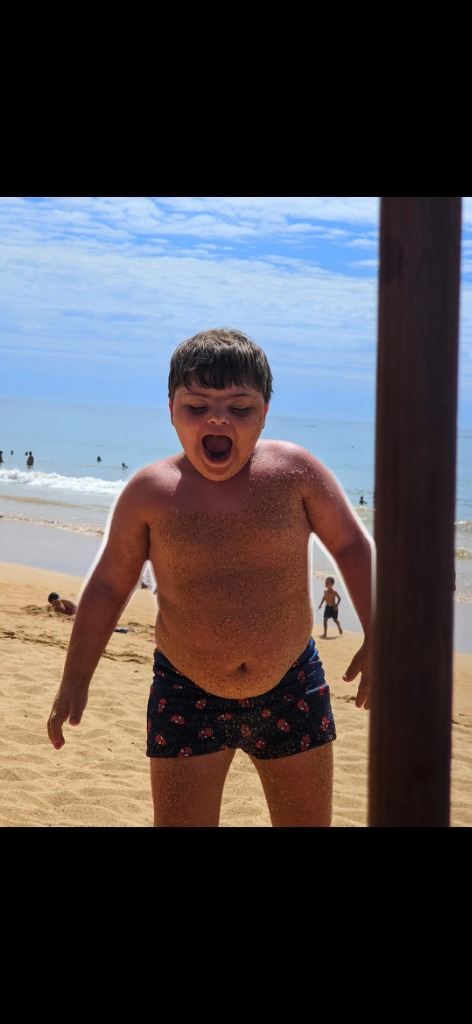
#> input picture dist/baby.jpg, 472 x 1024 px
$ python remove_bg.py dist/baby.jpg
#> lines starting #> are read from the running program, lines starting #| are printed output that depends on the picture; after the words box and inside, x2 and y2 are one past the last pixel; in counts of white or black regions, pixels touching at a corner belong together
import sys
import os
import argparse
from PIL import Image
import numpy as np
from scipy import ndimage

def parse_hex_color(hex_str):
    hex_str = hex_str.lstrip("#")
    if len(hex_str) == 6:
        return [int(hex_str[i:i+2], 16) for i in (0, 2, 4)]
    raise ValueError(f"Formato hexadecimal invalido: {hex_str}")

def auto_detect_bg_color(img_arr, border_width=10):
    """
    Detecta automaticamente a cor de fundo amostrando as bordas da imagem.
    """
    h, w, _ = img_arr.shape
    top = img_arr[:border_width, :]
    bottom = img_arr[-border_width:, :]
    left = img_arr[:, :border_width]
    right = img_arr[:, -border_width:]

    border_pixels = np.concatenate([
        top.reshape(-1, 3),
        bottom.reshape(-1, 3),
        left.reshape(-1, 3),
        right.reshape(-1, 3)
    ], axis=0)

    return np.median(border_pixels, axis=0)

def despill_green(rgb_arr, amount=1.0):
    """
    Remove reflexos esverdeados indesejados nas bordas e vidros (Green Spill Suppression).
    """
    r = rgb_arr[:, :, 0]
    g = rgb_arr[:, :, 1]
    b = rgb_arr[:, :, 2]

    # Media neutra entre canais vermelho e azul
    rb_limit = (r + b) * 0.5
    excess_green = np.maximum(0.0, g - rb_limit)

    new_g = g - (excess_green * amount)
    result = rgb_arr.copy()
    result[:, :, 1] = np.clip(new_g, 0, 255)
    return result

def remove_background(
    input_path: str,
    output_path: str = None,
    mode: str = "auto",       # "chroma_green", "color", "auto"
    target_color = None,
    tolerance: float = 40.0,
    feather: float = 1.0,
    despill: bool = True
):
    """
    Recorta o fundo da imagem e gera PNG com transparencia pura,
    incluindo suporte a materiais transparentes (vidro/PET) via Alpha Matting.
    """
#> called with input_path = 'dist/baby.jpg', mode = 'auto', tolerance = 40, feather = 1, despill = True
    if not os.path.exists(input_path):
        raise FileNotFoundError(f"Arquivo nao encontrado: {input_path}")

    if output_path is None:
        base, _ = os.path.splitext(input_path)
        output_path = f"{base}_sem_fundo.png"

    img = Image.open(input_path).convert("RGB")
#> img is the input picture: PIL image 472x1024 RGB; mean R, G, B 78.3, 73.4, 76.4
    arr = np.array(img, dtype=np.float32)
    h, w, _ = arr.shape
#> h = 1024; w = 472

    # 1. Detectar cor de fundo
    sample_bg = auto_detect_bg_color(arr)
#> sample_bg = [0, 0, 0]
    is_chroma = (mode == "chroma_green") or (
        mode == "auto" and sample_bg[1] > (sample_bg[0] + 35) and sample_bg[1] > (sample_bg[2] + 35)
    )
#> is_chroma = False

    if is_chroma:
        print(f"[+] Modo detectado: CHROMA KEY INTELIGENTE (Tratamento de Plastico/Vidro + Despill)")
        r, g, b = arr[:, :, 0], arr[:, :, 1], arr[:, :, 2]

        # Calculo de dominancia do verde
        green_excess = np.maximum(0.0, g - np.maximum(r, b))

        # Alpha Matting: partes com fundo verde viram transparentes de forma proporcional,
        # tornando vidros e plasticos translúcidos reais em vez de opacos manchados
        min_thresh = 12.0
        max_thresh = 95.0
        alpha_float = 1.0 - np.clip((green_excess - min_thresh) / (max_thresh - min_thresh), 0.0, 1.0)

        # Suavizacao sutil se desejada
        if feather > 0:
            alpha_float = ndimage.gaussian_filter(alpha_float, sigma=feather * 0.5)

        alpha = np.clip(alpha_float * 255.0, 0, 255.0)

        # Aplicar despill para neutralizar qualquer vazamento verde no plastico
        clean_rgb = arr.copy()
        if despill:
            clean_rgb = despill_green(clean_rgb, amount=1.0)

    else:
        # Modo por Cor Solida Especifica ou Auto-Detectada
        if target_color is not None:
            if isinstance(target_color, str):
                bg_color = np.array(parse_hex_color(target_color), dtype=np.float32)
            else:
                bg_color = np.array(target_color, dtype=np.float32)
            print(f"[+] Usando cor alvo definida: {bg_color.astype(int).tolist()}")
        else:
            bg_color = sample_bg
#> bg_color = [0, 0, 0]
            print(f"[+] Cor de fundo detectada: {bg_color.astype(int).tolist()}")
#| [+] Cor de fundo detectada: [0, 0, 0]

        dist = np.linalg.norm(arr - bg_color, axis=-1)
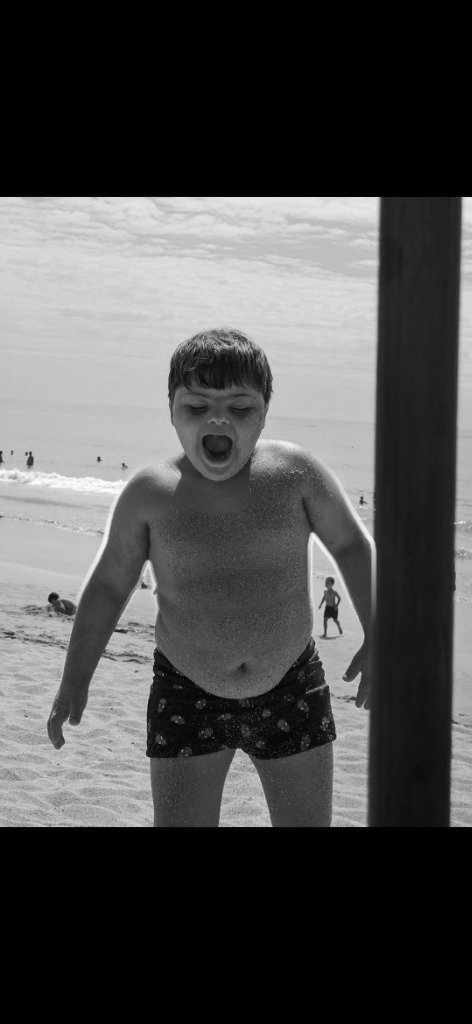
#> dist: shape (1024, 472) float32; min 0, max 438.2, mean 134.8; drawn with min black and max white
        bg_candidate = dist < tolerance
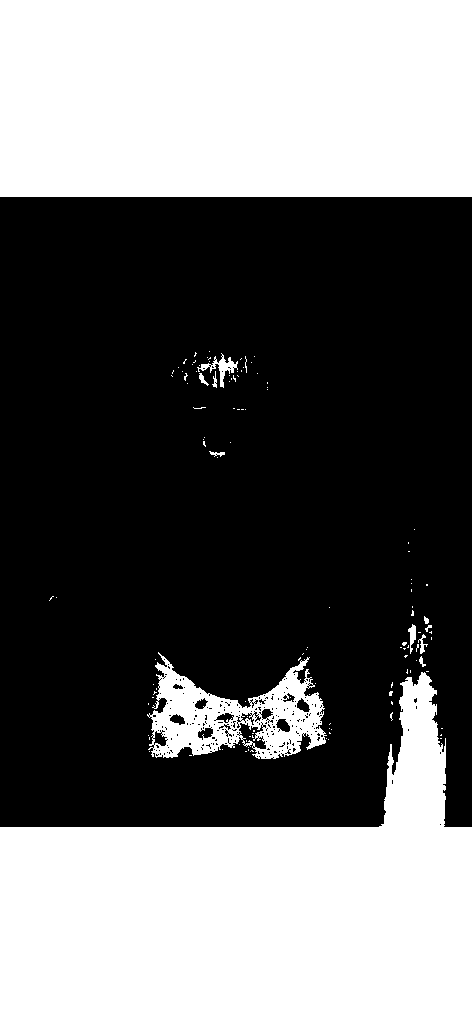
#> bg_candidate: shape (1024, 472) bool; 42% white; 122 white regions (110 under 20 px), largest, box (x1, y1, x2, y2) and area: (0, 672, 472, 1024) 99907, (0, 0, 472, 197) 92984, (147, 652, 327, 759) 8912

        # Conectar apenas o fundo que toca as bordas
        labeled, num_features = ndimage.label(bg_candidate)
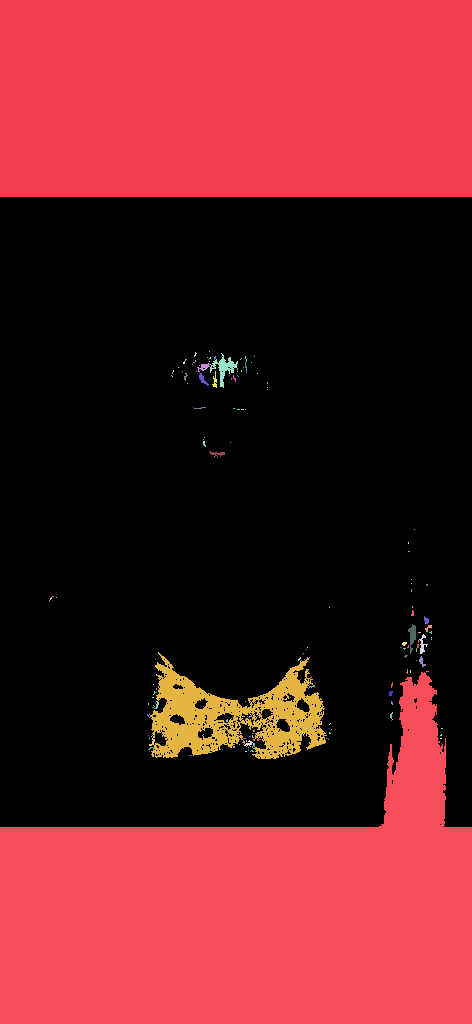
#> labeled: shape (1024, 472) int32; 199 distinct labels, from 0 to 198; one colour per label, 0 black
#> num_features = 198
        border_mask = np.zeros((h, w), dtype=bool)
        border_mask[0, :] = True
        border_mask[-1, :] = True
        border_mask[:, 0] = True
        border_mask[:, -1] = True

        border_labels = set(np.unique(labeled[border_mask]))
#> border_labels = 3 items
        border_labels.discard(0)
        bg_mask = np.isin(labeled, list(border_labels))
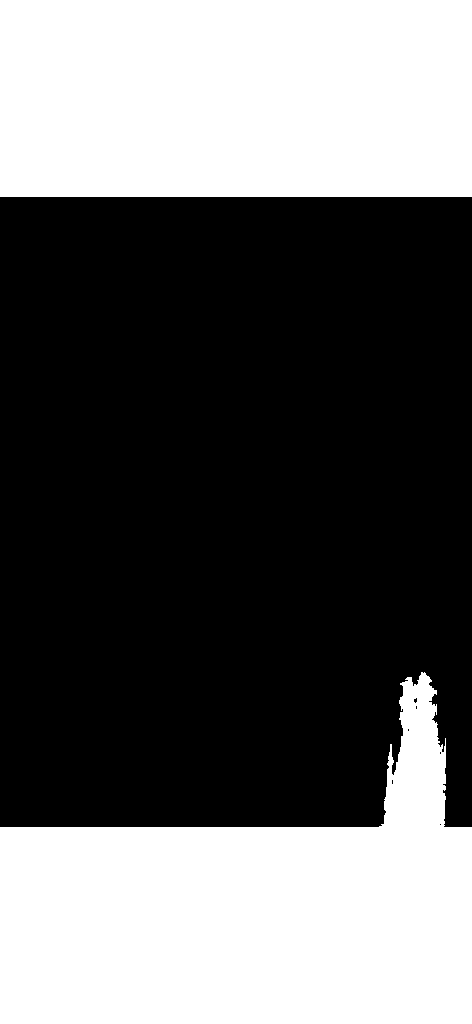
#> bg_mask: shape (1024, 472) bool; 39.9% white; 2 white regions, box (x1, y1, x2, y2) and area: (0, 672, 472, 1024) 99906, (0, 0, 472, 197) 92984

        fg_mask = (~bg_mask).astype(np.float32)
        if feather > 0:
            fg_mask = ndimage.gaussian_filter(fg_mask, sigma=feather)
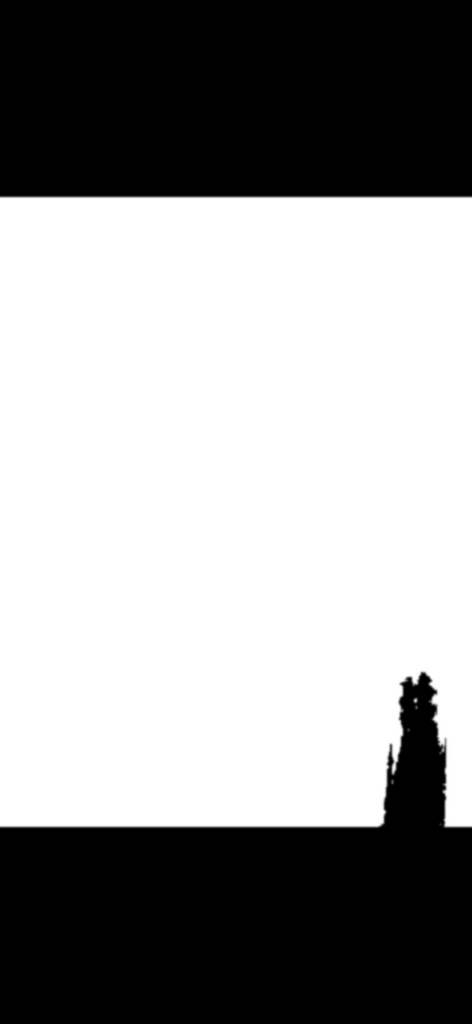
#> fg_mask: shape (1024, 472) float32; min 0, max 1, mean 0.601
        alpha = np.clip(fg_mask * 255.0, 0, 255.0)
        clean_rgb = arr.copy()

    # Criar e salvar imagem RGBA
    rgba_arr = np.dstack([clean_rgb.astype(np.uint8), alpha.astype(np.uint8)])
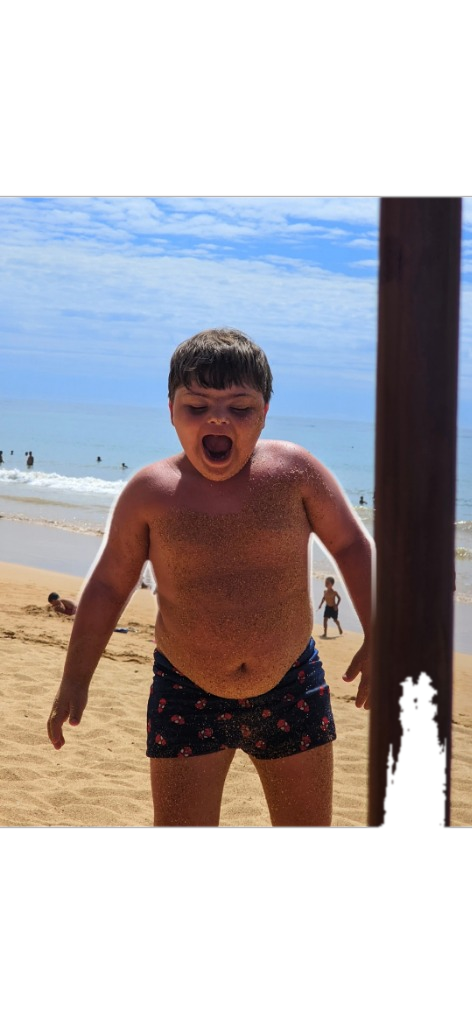
#> rgba_arr: shape (1024, 472, 4); mean R, G, B, A 78.3, 73.4, 76.4, 153.2; transparent parts drawn white
    result_img = Image.fromarray(rgba_arr, mode="RGBA")
    result_img.save(output_path, "PNG")
    print(f"[OK] Recorte com transparencia profissional salvo em: {output_path}")
    return output_path

if __name__ == "__main__":
    parser = argparse.ArgumentParser(description="Remocao inteligente de fundo solido / chroma key com transparencia de vidro.")
    parser.add_argument("input", help="Caminho da imagem de entrada (JPG/PNG)")
    parser.add_argument("output", nargs="?", default=None, help="Caminho da imagem de saida (PNG)")
    parser.add_argument("--color", default=None, help="Cor especifica em Hexadecimal (ex: #00FF00)")
    parser.add_argument("--mode", default="auto", choices=["auto", "chroma_green", "color"], help="Modo de operacao")
    parser.add_argument("--tolerance", type=float, default=40.0, help="Tolerancia de cor")
    parser.add_argument("--feather", type=float, default=1.0, help="Suavizacao das bordas")

    args = parser.parse_args()
    remove_background(
        input_path=args.input,
        output_path=args.output,
        mode=args.mode,
        target_color=args.color,
        tolerance=args.tolerance,
        feather=args.feather
    )
